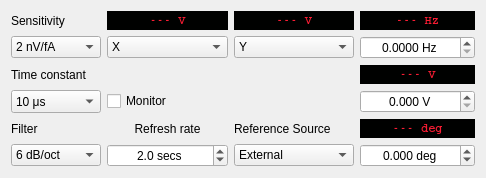
<?xml version="1.0" encoding="UTF-8"?>
<ui version="4.0">
 <class>Panel</class>
 <widget class="QWidget" name="Panel">
  <property name="geometry">
   <rect>
    <x>0</x>
    <y>0</y>
    <width>486</width>
    <height>162</height>
   </rect>
  </property>
  <property name="windowTitle">
   <string>SRS 830</string>
  </property>
  <layout class="QGridLayout" name="gridLayout">
   <item row="1" column="1">
    <widget class="QComboBox" name="channel">
     <item>
      <property name="text">
       <string>X</string>
      </property>
     </item>
     <item>
      <property name="text">
       <string>R</string>
      </property>
     </item>
     <item>
      <property name="text">
       <string>X Noise</string>
      </property>
     </item>
     <item>
      <property name="text">
       <string>Aux In 1</string>
      </property>
     </item>
     <item>
      <property name="text">
       <string>Aux In 2</string>
      </property>
     </item>
    </widget>
   </item>
   <item row="1" column="3">
    <widget class="QDoubleSpinBox" name="doubleSpinBox">
     <property name="alignment">
      <set>Qt::AlignCenter</set>
     </property>
     <property name="suffix">
      <string> Hz</string>
     </property>
     <property name="decimals">
      <number>4</number>
     </property>
     <property name="maximum">
      <double>200000.000000000000000</double>
     </property>
    </widget>
   </item>
   <item row="3" column="0">
    <widget class="QLabel" name="label_2">
     <property name="sizePolicy">
      <sizepolicy hsizetype="Minimum" vsizetype="Preferred">
       <horstretch>0</horstretch>
       <verstretch>0</verstretch>
      </sizepolicy>
     </property>
     <property name="text">
      <string>Time constant</string>
     </property>
    </widget>
   </item>
   <item row="0" column="0">
    <widget class="QLabel" name="label">
     <property name="sizePolicy">
      <sizepolicy hsizetype="Minimum" vsizetype="Preferred">
       <horstretch>0</horstretch>
       <verstretch>0</verstretch>
      </sizepolicy>
     </property>
     <property name="text">
      <string>Sensitivity</string>
     </property>
    </widget>
   </item>
   <item row="0" column="1">
    <widget class="QLabel" name="x_disp">
     <property name="sizePolicy">
      <sizepolicy hsizetype="Expanding" vsizetype="Preferred">
       <horstretch>0</horstretch>
       <verstretch>0</verstretch>
      </sizepolicy>
     </property>
     <property name="font">
      <font>
       <family>Courier</family>
       <weight>75</weight>
       <bold>true</bold>
       <kerning>true</kerning>
      </font>
     </property>
     <property name="autoFillBackground">
      <bool>false</bool>
     </property>
     <property name="styleSheet">
      <string notr="true">background-color: rgb(0, 1, 0);
color: rgb(250, 28, 51);</string>
     </property>
     <property name="frameShape">
      <enum>QFrame::WinPanel</enum>
     </property>
     <property name="frameShadow">
      <enum>QFrame::Sunken</enum>
     </property>
     <property name="text">
      <string>--- V</string>
     </property>
     <property name="scaledContents">
      <bool>false</bool>
     </property>
     <property name="alignment">
      <set>Qt::AlignCenter</set>
     </property>
     <property name="textInteractionFlags">
      <set>Qt::TextSelectableByMouse</set>
     </property>
    </widget>
   </item>
   <item row="0" column="2">
    <widget class="QLabel" name="y_disp">
     <property name="sizePolicy">
      <sizepolicy hsizetype="Expanding" vsizetype="Preferred">
       <horstretch>0</horstretch>
       <verstretch>0</verstretch>
      </sizepolicy>
     </property>
     <property name="font">
      <font>
       <family>Courier</family>
       <weight>75</weight>
       <bold>true</bold>
       <kerning>true</kerning>
      </font>
     </property>
     <property name="autoFillBackground">
      <bool>false</bool>
     </property>
     <property name="styleSheet">
      <string notr="true">background-color: rgb(0, 1, 0);
color: rgb(250, 28, 51);</string>
     </property>
     <property name="frameShape">
      <enum>QFrame::WinPanel</enum>
     </property>
     <property name="frameShadow">
      <enum>QFrame::Sunken</enum>
     </property>
     <property name="text">
      <string>--- V</string>
     </property>
     <property name="scaledContents">
      <bool>false</bool>
     </property>
     <property name="alignment">
      <set>Qt::AlignCenter</set>
     </property>
     <property name="textInteractionFlags">
      <set>Qt::TextSelectableByMouse</set>
     </property>
    </widget>
   </item>
   <item row="0" column="3">
    <widget class="QLabel" name="f_disp">
     <property name="font">
      <font>
       <family>Courier</family>
       <weight>75</weight>
       <bold>true</bold>
       <kerning>true</kerning>
      </font>
     </property>
     <property name="autoFillBackground">
      <bool>false</bool>
     </property>
     <property name="styleSheet">
      <string notr="true">background-color: rgb(0, 1, 0);
color: rgb(250, 28, 51);</string>
     </property>
     <property name="frameShape">
      <enum>QFrame::WinPanel</enum>
     </property>
     <property name="frameShadow">
      <enum>QFrame::Sunken</enum>
     </property>
     <property name="text">
      <string>--- Hz</string>
     </property>
     <property name="scaledContents">
      <bool>false</bool>
     </property>
     <property name="alignment">
      <set>Qt::AlignCenter</set>
     </property>
     <property name="textInteractionFlags">
      <set>Qt::TextSelectableByMouse</set>
     </property>
    </widget>
   </item>
   <item row="1" column="0">
    <widget class="QComboBox" name="sense">
     <item>
      <property name="text">
       <string>2 nV/fA</string>
      </property>
     </item>
     <item>
      <property name="text">
       <string>5 nV/fA</string>
      </property>
     </item>
     <item>
      <property name="text">
       <string>10 nV/fA</string>
      </property>
     </item>
     <item>
      <property name="text">
       <string>20 nV/fA</string>
      </property>
     </item>
     <item>
      <property name="text">
       <string>50 nV/fA</string>
      </property>
     </item>
     <item>
      <property name="text">
       <string>100 nV/fA</string>
      </property>
     </item>
     <item>
      <property name="text">
       <string>200 nV/fA</string>
      </property>
     </item>
     <item>
      <property name="text">
       <string>500 nV/fA</string>
      </property>
     </item>
     <item>
      <property name="text">
       <string>1 μV/pA</string>
      </property>
     </item>
     <item>
      <property name="text">
       <string>2 μV/pA</string>
      </property>
     </item>
     <item>
      <property name="text">
       <string>5 μV/pA</string>
      </property>
     </item>
     <item>
      <property name="text">
       <string>10 μV/pA</string>
      </property>
     </item>
     <item>
      <property name="text">
       <string>20 μV/pA</string>
      </property>
     </item>
     <item>
      <property name="text">
       <string>50 μV/pA</string>
      </property>
     </item>
     <item>
      <property name="text">
       <string>100 μV/pA</string>
      </property>
     </item>
     <item>
      <property name="text">
       <string>200 μV/pA</string>
      </property>
     </item>
     <item>
      <property name="text">
       <string>500 μV/pA</string>
      </property>
     </item>
     <item>
      <property name="text">
       <string>1 mV/nA</string>
      </property>
     </item>
     <item>
      <property name="text">
       <string>2 mV/nA</string>
      </property>
     </item>
     <item>
      <property name="text">
       <string>5 mV/nA</string>
      </property>
     </item>
     <item>
      <property name="text">
       <string>10 mV/nA</string>
      </property>
     </item>
     <item>
      <property name="text">
       <string>20 mV/nA</string>
      </property>
     </item>
     <item>
      <property name="text">
       <string>50 mV/nA</string>
      </property>
     </item>
     <item>
      <property name="text">
       <string>100 mV/nA</string>
      </property>
     </item>
     <item>
      <property name="text">
       <string>200 mV/nA</string>
      </property>
     </item>
     <item>
      <property name="text">
       <string>500 mV/nA</string>
      </property>
     </item>
     <item>
      <property name="text">
       <string>1 V/μA</string>
      </property>
     </item>
    </widget>
   </item>
   <item row="3" column="3">
    <widget class="QLabel" name="a_disp">
     <property name="font">
      <font>
       <family>Courier</family>
       <weight>75</weight>
       <bold>true</bold>
       <kerning>true</kerning>
      </font>
     </property>
     <property name="autoFillBackground">
      <bool>false</bool>
     </property>
     <property name="styleSheet">
      <string notr="true">background-color: rgb(0, 1, 0);
color: rgb(250, 28, 51);</string>
     </property>
     <property name="frameShape">
      <enum>QFrame::WinPanel</enum>
     </property>
     <property name="frameShadow">
      <enum>QFrame::Sunken</enum>
     </property>
     <property name="text">
      <string>--- V</string>
     </property>
     <property name="scaledContents">
      <bool>false</bool>
     </property>
     <property name="alignment">
      <set>Qt::AlignCenter</set>
     </property>
     <property name="textInteractionFlags">
      <set>Qt::TextSelectableByMouse</set>
     </property>
    </widget>
   </item>
   <item row="6" column="3">
    <widget class="QDoubleSpinBox" name="doubleSpinBox_3">
     <property name="alignment">
      <set>Qt::AlignCenter</set>
     </property>
     <property name="suffix">
      <string> deg</string>
     </property>
     <property name="decimals">
      <number>3</number>
     </property>
     <property name="minimum">
      <double>-20000.000000000000000</double>
     </property>
     <property name="maximum">
      <double>20000.000000000000000</double>
     </property>
     <property name="singleStep">
      <double>0.010000000000000</double>
     </property>
     <property name="value">
      <double>0.000000000000000</double>
     </property>
    </widget>
   </item>
   <item row="4" column="3">
    <widget class="QDoubleSpinBox" name="doubleSpinBox_2">
     <property name="alignment">
      <set>Qt::AlignCenter</set>
     </property>
     <property name="suffix">
      <string> V</string>
     </property>
     <property name="decimals">
      <number>3</number>
     </property>
     <property name="minimum">
      <double>0.000000000000000</double>
     </property>
     <property name="maximum">
      <double>200000.000000000000000</double>
     </property>
     <property name="singleStep">
      <double>0.010000000000000</double>
     </property>
     <property name="value">
      <double>0.000000000000000</double>
     </property>
    </widget>
   </item>
   <item row="5" column="3">
    <widget class="QLabel" name="ph_disp">
     <property name="font">
      <font>
       <family>Courier</family>
       <weight>75</weight>
       <bold>true</bold>
       <kerning>true</kerning>
      </font>
     </property>
     <property name="autoFillBackground">
      <bool>false</bool>
     </property>
     <property name="styleSheet">
      <string notr="true">background-color: rgb(0, 1, 0);
color: rgb(250, 28, 51);</string>
     </property>
     <property name="frameShape">
      <enum>QFrame::WinPanel</enum>
     </property>
     <property name="frameShadow">
      <enum>QFrame::Sunken</enum>
     </property>
     <property name="text">
      <string>--- deg</string>
     </property>
     <property name="scaledContents">
      <bool>false</bool>
     </property>
     <property name="alignment">
      <set>Qt::AlignCenter</set>
     </property>
     <property name="textInteractionFlags">
      <set>Qt::TextSelectableByMouse</set>
     </property>
    </widget>
   </item>
   <item row="4" column="0">
    <widget class="QComboBox" name="TC">
     <property name="sizePolicy">
      <sizepolicy hsizetype="Minimum" vsizetype="Minimum">
       <horstretch>0</horstretch>
       <verstretch>0</verstretch>
      </sizepolicy>
     </property>
     <item>
      <property name="text">
       <string>10 μs</string>
      </property>
     </item>
     <item>
      <property name="text">
       <string>30 μs</string>
      </property>
     </item>
     <item>
      <property name="text">
       <string>100 μs</string>
      </property>
     </item>
     <item>
      <property name="text">
       <string>300 μs</string>
      </property>
     </item>
     <item>
      <property name="text">
       <string>1 ms</string>
      </property>
     </item>
     <item>
      <property name="text">
       <string>3 ms</string>
      </property>
     </item>
     <item>
      <property name="text">
       <string>10 ms</string>
      </property>
     </item>
     <item>
      <property name="text">
       <string>30 ms</string>
      </property>
     </item>
     <item>
      <property name="text">
       <string>100 ms</string>
      </property>
     </item>
     <item>
      <property name="text">
       <string>300 ms</string>
      </property>
     </item>
     <item>
      <property name="text">
       <string>1 s</string>
      </property>
     </item>
     <item>
      <property name="text">
       <string>3 s</string>
      </property>
     </item>
     <item>
      <property name="text">
       <string>10 s</string>
      </property>
     </item>
     <item>
      <property name="text">
       <string>30 s</string>
      </property>
     </item>
     <item>
      <property name="text">
       <string>100 s</string>
      </property>
     </item>
     <item>
      <property name="text">
       <string>300 s</string>
      </property>
     </item>
     <item>
      <property name="text">
       <string>1 ks</string>
      </property>
     </item>
     <item>
      <property name="text">
       <string>3 ks</string>
      </property>
     </item>
     <item>
      <property name="text">
       <string>10 ks</string>
      </property>
     </item>
     <item>
      <property name="text">
       <string>30 ks</string>
      </property>
     </item>
    </widget>
   </item>
   <item row="5" column="0">
    <widget class="QLabel" name="label_3">
     <property name="sizePolicy">
      <sizepolicy hsizetype="Minimum" vsizetype="Preferred">
       <horstretch>0</horstretch>
       <verstretch>0</verstretch>
      </sizepolicy>
     </property>
     <property name="text">
      <string>Filter</string>
     </property>
    </widget>
   </item>
   <item row="6" column="0">
    <widget class="QComboBox" name="filter">
     <property name="sizePolicy">
      <sizepolicy hsizetype="Minimum" vsizetype="Fixed">
       <horstretch>0</horstretch>
       <verstretch>0</verstretch>
      </sizepolicy>
     </property>
     <item>
      <property name="text">
       <string>6 dB/oct</string>
      </property>
     </item>
     <item>
      <property name="text">
       <string>12 dB/oct</string>
      </property>
     </item>
     <item>
      <property name="text">
       <string>18 dB/oct</string>
      </property>
     </item>
     <item>
      <property name="text">
       <string>24 dB/oct</string>
      </property>
     </item>
    </widget>
   </item>
   <item row="5" column="2">
    <widget class="QLabel" name="label_4">
     <property name="text">
      <string>Reference Source</string>
     </property>
    </widget>
   </item>
   <item row="6" column="2">
    <widget class="QComboBox" name="ref_source">
     <item>
      <property name="text">
       <string>External</string>
      </property>
     </item>
     <item>
      <property name="text">
       <string>Internal</string>
      </property>
     </item>
    </widget>
   </item>
   <item row="6" column="1">
    <widget class="QDoubleSpinBox" name="refresh_rate">
     <property name="minimumSize">
      <size>
       <width>91</width>
       <height>0</height>
      </size>
     </property>
     <property name="alignment">
      <set>Qt::AlignCenter</set>
     </property>
     <property name="suffix">
      <string> secs</string>
     </property>
     <property name="decimals">
      <number>1</number>
     </property>
     <property name="maximum">
      <double>9999999.000000000000000</double>
     </property>
     <property name="singleStep">
      <double>0.500000000000000</double>
     </property>
     <property name="value">
      <double>2.000000000000000</double>
     </property>
    </widget>
   </item>
   <item row="5" column="1">
    <widget class="QLabel" name="label_47">
     <property name="text">
      <string>Refresh rate</string>
     </property>
     <property name="alignment">
      <set>Qt::AlignCenter</set>
     </property>
    </widget>
   </item>
   <item row="4" column="1">
    <widget class="QCheckBox" name="monitor">
     <property name="text">
      <string>Monitor</string>
     </property>
     <property name="checked">
      <bool>false</bool>
     </property>
    </widget>
   </item>
   <item row="1" column="2">
    <widget class="QComboBox" name="channel_2">
     <item>
      <property name="text">
       <string>Y</string>
      </property>
     </item>
     <item>
      <property name="text">
       <string>theta</string>
      </property>
     </item>
     <item>
      <property name="text">
       <string>Y Noise</string>
      </property>
     </item>
     <item>
      <property name="text">
       <string>Aux In 3</string>
      </property>
     </item>
     <item>
      <property name="text">
       <string>Aux In 4</string>
      </property>
     </item>
    </widget>
   </item>
  </layout>
 </widget>
 <resources/>
 <connections>
  <connection>
   <sender>monitor</sender>
   <signal>clicked(bool)</signal>
   <receiver>Panel</receiver>
   <slot>monitor()</slot>
   <hints>
    <hint type="sourcelabel">
     <x>228</x>
     <y>100</y>
    </hint>
    <hint type="destinationlabel">
     <x>297</x>
     <y>122</y>
    </hint>
   </hints>
  </connection>
  <connection>
   <sender>doubleSpinBox</sender>
   <signal>valueChanged(double)</signal>
   <receiver>Panel</receiver>
   <slot>change_f()</slot>
   <hints>
    <hint type="sourcelabel">
     <x>476</x>
     <y>52</y>
    </hint>
    <hint type="destinationlabel">
     <x>374</x>
     <y>74</y>
    </hint>
   </hints>
  </connection>
  <connection>
   <sender>doubleSpinBox_2</sender>
   <signal>valueChanged(double)</signal>
   <receiver>Panel</receiver>
   <slot>change_A()</slot>
   <hints>
    <hint type="sourcelabel">
     <x>476</x>
     <y>102</y>
    </hint>
    <hint type="destinationlabel">
     <x>375</x>
     <y>136</y>
    </hint>
   </hints>
  </connection>
  <connection>
   <sender>doubleSpinBox_3</sender>
   <signal>valueChanged(double)</signal>
   <receiver>Panel</receiver>
   <slot>change_ph()</slot>
   <hints>
    <hint type="sourcelabel">
     <x>476</x>
     <y>152</y>
    </hint>
    <hint type="destinationlabel">
     <x>376</x>
     <y>161</y>
    </hint>
   </hints>
  </connection>
  <connection>
   <sender>refresh_rate</sender>
   <signal>valueChanged(double)</signal>
   <receiver>Panel</receiver>
   <slot>update_timer_timeout()</slot>
   <hints>
    <hint type="sourcelabel">
     <x>228</x>
     <y>152</y>
    </hint>
    <hint type="destinationlabel">
     <x>191</x>
     <y>149</y>
    </hint>
   </hints>
  </connection>
  <connection>
   <sender>channel</sender>
   <signal>activated(QString)</signal>
   <receiver>Panel</receiver>
   <slot>change_x()</slot>
   <hints>
    <hint type="sourcelabel">
     <x>228</x>
     <y>52</y>
    </hint>
    <hint type="destinationlabel">
     <x>270</x>
     <y>83</y>
    </hint>
   </hints>
  </connection>
  <connection>
   <sender>sense</sender>
   <signal>activated(int)</signal>
   <receiver>Panel</receiver>
   <slot>change_s()</slot>
   <hints>
    <hint type="sourcelabel">
     <x>76</x>
     <y>48</y>
    </hint>
    <hint type="destinationlabel">
     <x>128</x>
     <y>65</y>
    </hint>
   </hints>
  </connection>
  <connection>
   <sender>TC</sender>
   <signal>activated(int)</signal>
   <receiver>Panel</receiver>
   <slot>change_TC()</slot>
   <hints>
    <hint type="sourcelabel">
     <x>80</x>
     <y>100</y>
    </hint>
    <hint type="destinationlabel">
     <x>124</x>
     <y>118</y>
    </hint>
   </hints>
  </connection>
  <connection>
   <sender>filter</sender>
   <signal>activated(int)</signal>
   <receiver>Panel</receiver>
   <slot>change_filter()</slot>
   <hints>
    <hint type="sourcelabel">
     <x>86</x>
     <y>152</y>
    </hint>
    <hint type="destinationlabel">
     <x>143</x>
     <y>161</y>
    </hint>
   </hints>
  </connection>
  <connection>
   <sender>ref_source</sender>
   <signal>activated(QString)</signal>
   <receiver>Panel</receiver>
   <slot>change_ref()</slot>
   <hints>
    <hint type="sourcelabel">
     <x>370</x>
     <y>152</y>
    </hint>
    <hint type="destinationlabel">
     <x>396</x>
     <y>99</y>
    </hint>
   </hints>
  </connection>
  <connection>
   <sender>channel_2</sender>
   <signal>activated(QString)</signal>
   <receiver>Panel</receiver>
   <slot>change_y()</slot>
   <hints>
    <hint type="sourcelabel">
     <x>287</x>
     <y>47</y>
    </hint>
    <hint type="destinationlabel">
     <x>274</x>
     <y>59</y>
    </hint>
   </hints>
  </connection>
 </connections>
 <slots>
  <slot>monitor()</slot>
  <slot>change_f()</slot>
  <slot>change_A()</slot>
  <slot>change_ph()</slot>
  <slot>update_timer_timeout()</slot>
  <slot>change_x()</slot>
  <slot>change_s()</slot>
  <slot>change_TC()</slot>
  <slot>change_filter()</slot>
  <slot>change_ref()</slot>
  <slot>change_y()</slot>
 </slots>
</ui>
